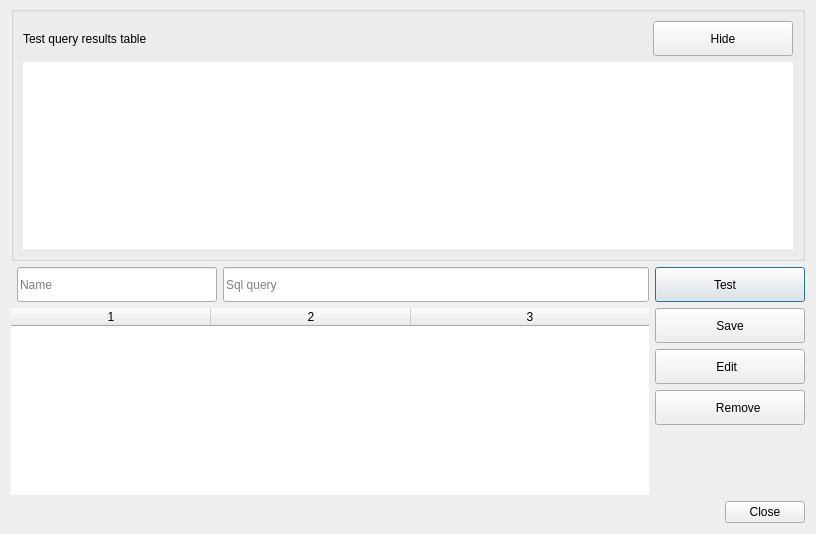
<?xml version="1.0" encoding="UTF-8"?>
<ui version="4.0">
 <class>SqlShortcutDialog</class>
 <widget class="QDialog" name="SqlShortcutDialog">
  <property name="windowModality">
   <enum>Qt::WindowModal</enum>
  </property>
  <property name="geometry">
   <rect>
    <x>0</x>
    <y>0</y>
    <width>816</width>
    <height>534</height>
   </rect>
  </property>
  <property name="windowTitle">
   <string>Hotkey filters dialog</string>
  </property>
  <property name="windowIcon">
   <iconset resource="resources.qrc">
    <normaloff>:/svg/grey/database.svg</normaloff>:/svg/grey/database.svg</iconset>
  </property>
  <layout class="QVBoxLayout" name="verticalLayout_2">
   <property name="topMargin">
    <number>6</number>
   </property>
   <item>
    <widget class="QGroupBox" name="testGroupBox">
     <property name="title">
      <string/>
     </property>
     <layout class="QVBoxLayout" name="verticalLayout_4">
      <item>
       <layout class="QHBoxLayout" name="horizontalLayout_4">
        <item>
         <widget class="QLabel" name="label">
          <property name="text">
           <string>Test query results table</string>
          </property>
         </widget>
        </item>
        <item>
         <spacer name="horizontalSpacer_2">
          <property name="orientation">
           <enum>Qt::Horizontal</enum>
          </property>
          <property name="sizeHint" stdset="0">
           <size>
            <width>40</width>
            <height>20</height>
           </size>
          </property>
         </spacer>
        </item>
        <item>
         <widget class="QPushButton" name="hideTestBoxButton">
          <property name="minimumSize">
           <size>
            <width>140</width>
            <height>35</height>
           </size>
          </property>
          <property name="cursor">
           <cursorShape>PointingHandCursor</cursorShape>
          </property>
          <property name="text">
           <string>Hide</string>
          </property>
         </widget>
        </item>
       </layout>
      </item>
      <item>
       <widget class="QTableView" name="testResultTable">
        <property name="frameShape">
         <enum>QFrame::NoFrame</enum>
        </property>
        <property name="editTriggers">
         <set>QAbstractItemView::NoEditTriggers</set>
        </property>
        <property name="selectionMode">
         <enum>QAbstractItemView::NoSelection</enum>
        </property>
        <property name="selectionBehavior">
         <enum>QAbstractItemView::SelectRows</enum>
        </property>
        <property name="verticalScrollMode">
         <enum>QAbstractItemView::ScrollPerPixel</enum>
        </property>
        <property name="horizontalScrollMode">
         <enum>QAbstractItemView::ScrollPerPixel</enum>
        </property>
       </widget>
      </item>
     </layout>
    </widget>
   </item>
   <item>
    <layout class="QHBoxLayout" name="horizontalLayout_2">
     <property name="sizeConstraint">
      <enum>QLayout::SetMinimumSize</enum>
     </property>
     <item>
      <widget class="QLineEdit" name="shortcutIdEdit">
       <property name="maximumSize">
        <size>
         <width>0</width>
         <height>0</height>
        </size>
       </property>
      </widget>
     </item>
     <item>
      <widget class="QLineEdit" name="shortcutNameEdit">
       <property name="minimumSize">
        <size>
         <width>200</width>
         <height>35</height>
        </size>
       </property>
       <property name="placeholderText">
        <string>Name</string>
       </property>
       <property name="clearButtonEnabled">
        <bool>true</bool>
       </property>
      </widget>
     </item>
     <item>
      <widget class="QLineEdit" name="shortcutQueryEdit">
       <property name="sizePolicy">
        <sizepolicy hsizetype="Expanding" vsizetype="Fixed">
         <horstretch>1</horstretch>
         <verstretch>0</verstretch>
        </sizepolicy>
       </property>
       <property name="minimumSize">
        <size>
         <width>0</width>
         <height>35</height>
        </size>
       </property>
       <property name="placeholderText">
        <string>Sql query</string>
       </property>
       <property name="clearButtonEnabled">
        <bool>true</bool>
       </property>
      </widget>
     </item>
     <item>
      <widget class="QPushButton" name="testSqlQueryButton">
       <property name="minimumSize">
        <size>
         <width>150</width>
         <height>35</height>
        </size>
       </property>
       <property name="cursor">
        <cursorShape>PointingHandCursor</cursorShape>
       </property>
       <property name="text">
        <string>Test   </string>
       </property>
       <property name="default">
        <bool>true</bool>
       </property>
      </widget>
     </item>
    </layout>
   </item>
   <item>
    <layout class="QVBoxLayout" name="verticalLayout">
     <item>
      <layout class="QHBoxLayout" name="horizontalLayout">
       <item>
        <widget class="QTableWidget" name="shortcutsTable">
         <property name="frameShape">
          <enum>QFrame::NoFrame</enum>
         </property>
         <property name="editTriggers">
          <set>QAbstractItemView::NoEditTriggers</set>
         </property>
         <property name="alternatingRowColors">
          <bool>true</bool>
         </property>
         <property name="selectionMode">
          <enum>QAbstractItemView::ExtendedSelection</enum>
         </property>
         <property name="selectionBehavior">
          <enum>QAbstractItemView::SelectRows</enum>
         </property>
         <property name="verticalScrollMode">
          <enum>QAbstractItemView::ScrollPerPixel</enum>
         </property>
         <property name="horizontalScrollMode">
          <enum>QAbstractItemView::ScrollPerPixel</enum>
         </property>
         <property name="columnCount">
          <number>3</number>
         </property>
         <attribute name="horizontalHeaderDefaultSectionSize">
          <number>200</number>
         </attribute>
         <attribute name="horizontalHeaderStretchLastSection">
          <bool>true</bool>
         </attribute>
         <column/>
         <column/>
         <column/>
        </widget>
       </item>
       <item>
        <layout class="QVBoxLayout" name="verticalLayout_3">
         <item>
          <widget class="QPushButton" name="addSqlShortcutButton">
           <property name="minimumSize">
            <size>
             <width>150</width>
             <height>35</height>
            </size>
           </property>
           <property name="cursor">
            <cursorShape>PointingHandCursor</cursorShape>
           </property>
           <property name="text">
            <string>Save</string>
           </property>
          </widget>
         </item>
         <item>
          <widget class="QPushButton" name="editSqlShortcutButton">
           <property name="minimumSize">
            <size>
             <width>150</width>
             <height>35</height>
            </size>
           </property>
           <property name="cursor">
            <cursorShape>PointingHandCursor</cursorShape>
           </property>
           <property name="text">
            <string>Edit  </string>
           </property>
          </widget>
         </item>
         <item>
          <widget class="QPushButton" name="removeSqlShortcutButton">
           <property name="minimumSize">
            <size>
             <width>150</width>
             <height>35</height>
            </size>
           </property>
           <property name="cursor">
            <cursorShape>PointingHandCursor</cursorShape>
           </property>
           <property name="text">
            <string>     Remove</string>
           </property>
          </widget>
         </item>
         <item>
          <spacer name="verticalSpacer">
           <property name="orientation">
            <enum>Qt::Vertical</enum>
           </property>
           <property name="sizeHint" stdset="0">
            <size>
             <width>20</width>
             <height>40</height>
            </size>
           </property>
          </spacer>
         </item>
        </layout>
       </item>
      </layout>
     </item>
     <item>
      <widget class="QDialogButtonBox" name="buttonBox">
       <property name="standardButtons">
        <set>QDialogButtonBox::Close</set>
       </property>
      </widget>
     </item>
    </layout>
   </item>
  </layout>
 </widget>
 <resources>
  <include location="resources.qrc"/>
 </resources>
 <connections>
  <connection>
   <sender>buttonBox</sender>
   <signal>rejected()</signal>
   <receiver>SqlShortcutDialog</receiver>
   <slot>reject()</slot>
   <hints>
    <hint type="sourcelabel">
     <x>770</x>
     <y>526</y>
    </hint>
    <hint type="destinationlabel">
     <x>790</x>
     <y>378</y>
    </hint>
   </hints>
  </connection>
  <connection>
   <sender>hideTestBoxButton</sender>
   <signal>clicked()</signal>
   <receiver>SqlShortcutDialog</receiver>
   <slot>hideTestsTable()</slot>
   <hints>
    <hint type="sourcelabel">
     <x>709</x>
     <y>21</y>
    </hint>
    <hint type="destinationlabel">
     <x>638</x>
     <y>16</y>
    </hint>
   </hints>
  </connection>
  <connection>
   <sender>testSqlQueryButton</sender>
   <signal>clicked()</signal>
   <receiver>SqlShortcutDialog</receiver>
   <slot>testButtonClicked()</slot>
   <hints>
    <hint type="sourcelabel">
     <x>746</x>
     <y>266</y>
    </hint>
    <hint type="destinationlabel">
     <x>812</x>
     <y>241</y>
    </hint>
   </hints>
  </connection>
  <connection>
   <sender>addSqlShortcutButton</sender>
   <signal>clicked()</signal>
   <receiver>SqlShortcutDialog</receiver>
   <slot>saveButtonClicked()</slot>
   <hints>
    <hint type="sourcelabel">
     <x>770</x>
     <y>320</y>
    </hint>
    <hint type="destinationlabel">
     <x>815</x>
     <y>288</y>
    </hint>
   </hints>
  </connection>
  <connection>
   <sender>editSqlShortcutButton</sender>
   <signal>clicked()</signal>
   <receiver>SqlShortcutDialog</receiver>
   <slot>editButtonClicked()</slot>
   <hints>
    <hint type="sourcelabel">
     <x>797</x>
     <y>354</y>
    </hint>
    <hint type="destinationlabel">
     <x>813</x>
     <y>336</y>
    </hint>
   </hints>
  </connection>
  <connection>
   <sender>removeSqlShortcutButton</sender>
   <signal>clicked()</signal>
   <receiver>SqlShortcutDialog</receiver>
   <slot>removeButtonClicked()</slot>
   <hints>
    <hint type="sourcelabel">
     <x>746</x>
     <y>403</y>
    </hint>
    <hint type="destinationlabel">
     <x>705</x>
     <y>435</y>
    </hint>
   </hints>
  </connection>
 </connections>
 <slots>
  <slot>hideTestsTable()</slot>
  <slot>showTestsTable()</slot>
  <slot>testButtonClicked()</slot>
  <slot>saveButtonClicked()</slot>
  <slot>editButtonClicked()</slot>
  <slot>removeButtonClicked()</slot>
 </slots>
</ui>
